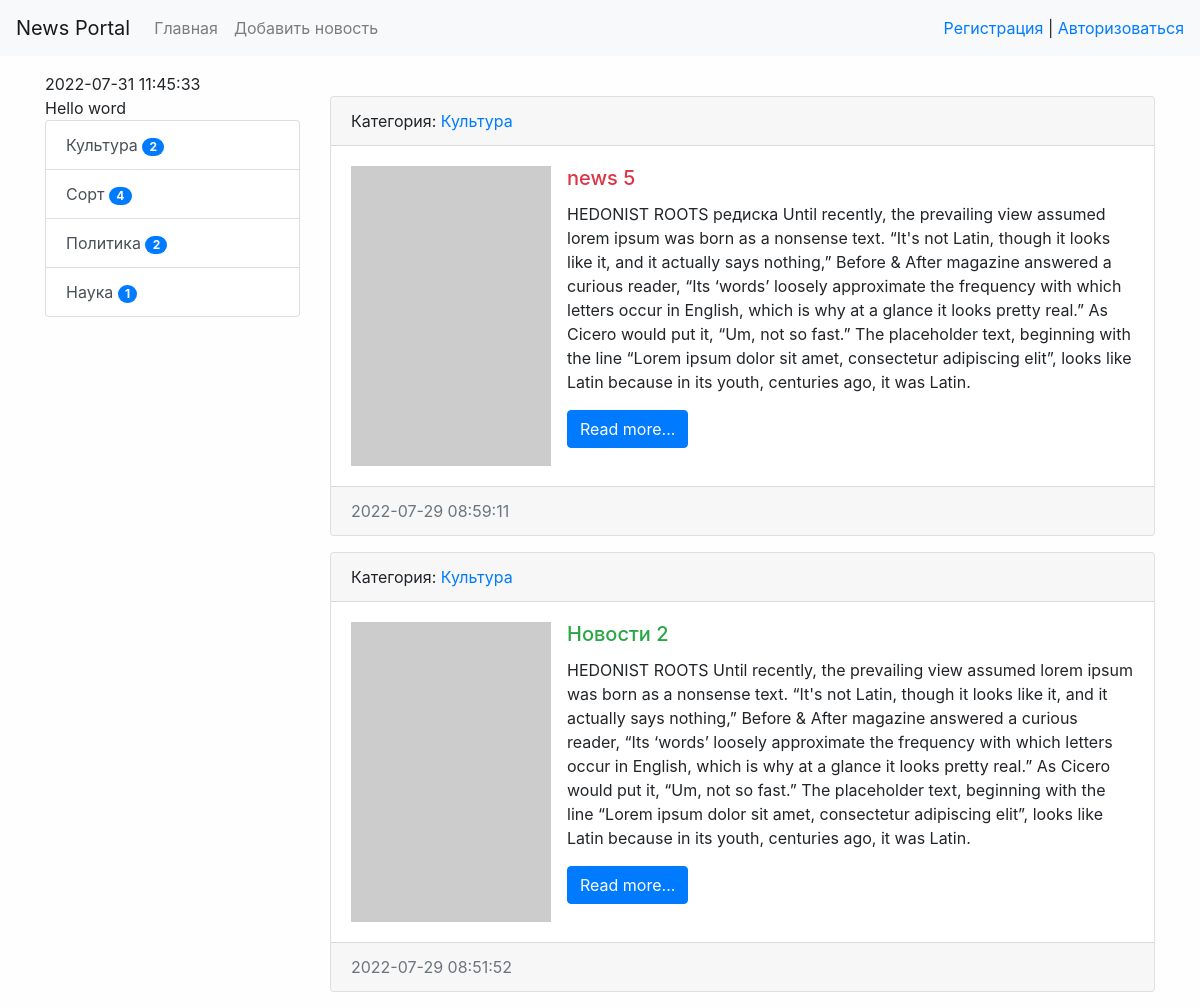
Page /category/1/ on the committed database.
### News_Portal/models.py (models this page shows, shortened)
class Category(models.Model):
    title = models.CharField(max_length=150, db_index=True, verbose_name='Наименование Категории')
    def get_absolute_url(self):
        return reverse('category', kwargs={"category_id": self.pk})
    def __str__(self):
        return self.title
    class Meta:
        verbose_name = 'Категория'
        verbose_name_plural = 'Категории'
        ordering = ['title']

class News(models.Model):
    title = models.CharField(max_length=150, verbose_name='Наименование')
    content = models.TextField(blank=True, verbose_name='Контент')
    created_at = models.DateTimeField(auto_now_add=True, verbose_name='Дата публикации')
    updated_at = models.DateTimeField(auto_now=True, verbose_name='Обновлено')
    photo = models.ImageField(upload_to='photos/%Y/%m/%d/', verbose_name='Фото', blank=True)
    is_published = models.BooleanField(default=True, verbose_name='Опубликовано?')
    category = models.ForeignKey('Category', on_delete=models.PROTECT, null=True, verbose_name='Категория')
    views = models.ImageField(default=0)
    def get_absolute_url(self):
        return reverse('view_news', kwargs={"pk": self.pk})
    class Meta:
        verbose_name = 'новость'
        verbose_name_plural = 'новости'
        ordering = ['-created_at']

### News_Portal/views.py (the view)
# urls.py: path('category/<int:category_id>/', NewsByCategory.as_view(extra_context={'title': 'какой-то тайтл'}), name='category'),
class NewsByCategory(ListView):
    model = News
    templates_name = 'News_Portal/home_news_list.html'
    context_object_name = 'news'
    allow_empty = False
    paginate_by = 2
    def get_context_data(self, *, object_list=None, **kwargs):
        context = super().get_context_data(**kwargs)
        context['title'] = Category.objects.get(pk=self.kwargs['category_id'])
        return context
    def get_queryset(self):
        return News.objects.filter(category_id=self.kwargs['category_id'], is_published=True)

### News_Portal/templatetags/news_tags.py (called while the page is built)
@register.inclusion_tag('News_Portal/list_categories.html')
def show_categories(arg1='Hello', arg2='word'):
    categories = Category.objects.annotate(cnt=Count('news', filter=F('news__is_published'))).filter(cnt__gt=0)
    return {"categories": categories, "arg1":arg1, "arg2":arg2}

### News_Portal/templates/News_Portal/news_list.html (shortened to what this page needs)
{% extends 'base.html' %}
{% block sidebar %}
{% include 'inc/_sidebar.html' %}
{% endblock %}
{% block content %}
{% for item in object_list %}
<div class="card mb-3">
    <div class="card-header">
        Категория: <a href="{{ item.category.get_absolute_url }}">{{ item.category}}</a>
    </div>
    <div class="card-body">
        <div class="media">
            {% if item.photo %}
            <img src="{{ item.photo.url }}" alt="" width="200" height="300" class="mr-3">
            {% else %}
            <img src="https://picsum.photos/seed/picsum/200/300" alt="" class="mr-3">
            {% endif %}
            <div class="media-body">
                <h5 class="card-title {% cycle 'text-danger' 'text-success' %}">{{ item.title }}</h5>
                <p class="card-text">{{ item.content }}</p>
                <a href="{{ item.get_absolute_url }}" class="btn btn-primary">Read more...</a>
            </div>
        </div>
    </div>
    <div class="card-footer text-muted">
        {{ item.created_at|date:"Y-m-d H:i:s" }}
    </div>
</div>
{% endfor %}
{% endblock %}

### News_Portal/templates/News_Portal/list_categories.html
<div class="list-group">
    {{ arg1 }} {{ arg2 }}
    {% for item in categories %}
    <a href="{{ item.get_absolute_url }}" class="list-group-item list-group-item-action">{{ item.title }} <span class="badge badge-primary badge-pill">{{ item.cnt }}</span></a>
    {% endfor %}
</div>

### portal/static/css/style.css (style rules this page uses)
body { background-color: #fefefe; }

### rows in the picture
Category: title "Культура", cnt "2"
Category: title "Сорт", cnt "4"
Category: title "Политика", cnt "2"
Category: title "Наука", cnt "1"
News: category "Культура", title "news 5", content "HEDONIST ROOTS редиска Until recently, the prevailing view assumed lorem ipsum was born as a nonsense text. “It's not Latin, though it looks like it, and it actually says nothing,” Before & After magazine answered a curious reader, “Its ‘words’ loosely approximate the frequency with which letters occur in English, which is why at a glance it looks pretty real.” As Cicero would put it, “Um, not so fast.” The placeholder text, beginning with the line “Lorem ipsum dolor sit amet, consectetur adipiscing elit”, looks like Latin because in its youth, centuries ago, it was Latin.", created_at "2022-07-29 08:59:11"
News: category "Культура", title "Новости 2", content "HEDONIST ROOTS Until recently, the prevailing view assumed lorem ipsum was born as a nonsense text. “It's not Latin, though it looks like it, and it actually says nothing,” Before & After magazine answered a curious reader, “Its ‘words’ loosely approximate the frequency with which letters occur in English, which is why at a glance it looks pretty real.” As Cicero would put it, “Um, not so fast.” The placeholder text, beginning with the line “Lorem ipsum dolor sit amet, consectetur adipiscing elit”, looks like Latin because in its youth, centuries ago, it was Latin.", created_at "2022-07-29 08:51:52"

### other values in the picture
{{ arg1 }} "Hello"
{{ arg2 }} "word"
